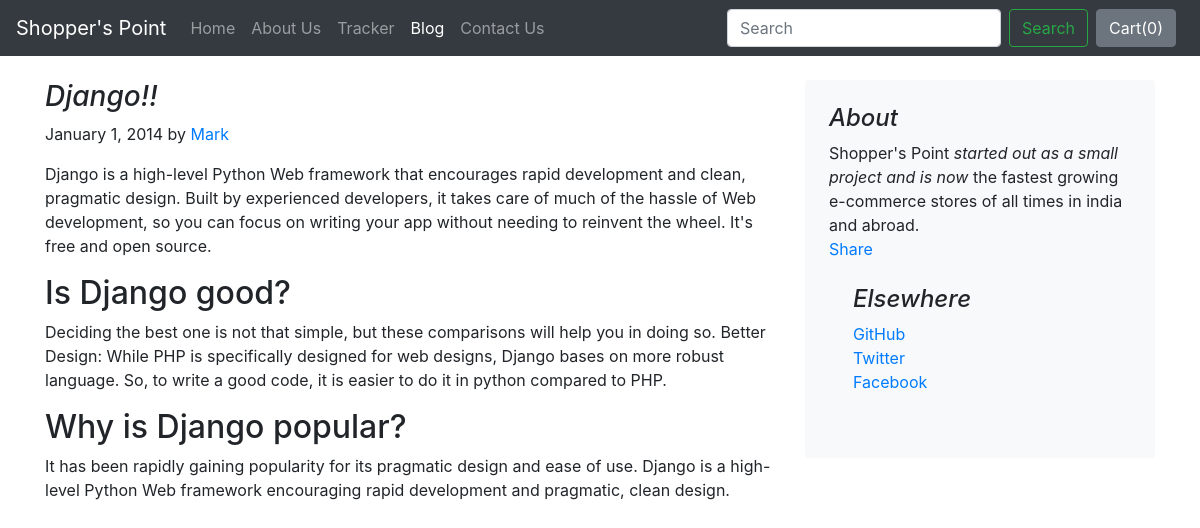
Page /blog/postblog/2 on the committed database.
### blog/models.py (models this page shows)
class Blogpost(models.Model):
    post_id = models.AutoField(primary_key=True)
    title = models.CharField(max_length=50)
    head0 = models.CharField(max_length=500, default="")
    chead0 = models.CharField(max_length=5000, default="")
    head1 = models.CharField(max_length=500, default="")
    chead1 = models.CharField(max_length=5000, default="")
    head2 = models.CharField(max_length=500, default="")
    chead2 = models.CharField(max_length=5000, default="")
    pub_date = models.DateField()
    thumbnail = models.ImageField(upload_to='shop/images', default="")
    def __str__(self):
        return self.title

### blog/views.py (the view)
# urls.py: path("postblog/<int:id>", views.blogpost, name="blogPost"),
def blogpost(request, id):
    post = Blogpost.objects.filter(post_id = id)[0]
    print(post)
    return render(request, 'blog/blogpost.html',
                  {'post':post})

### blog/templates/blog/blogpost.html (shortened to what this page needs)
{% extends 'blog/basic.html' %}
{% block body %}
<div class="container">
    <div class="row mt-4">
        <div class="col-md-8 blog-main">
            <h3 class="font-italic">
                {{post.title}}
            </h3>
            <div class="blog-post">
                <p class="blog-post-meta">January 1, 2014 by <a href="#">Mark</a></p>
                <p>{{post.chead0}}</p>
                <h2>{{post.head1}}</h2>
                <p>{{post.chead1}}</p>
                <h2>{{post.head2}}</h2>
                <p>{{post.chead2}}</p>
            </div>
        </div>
        <aside class="col-md-4 blog-sidebar">
            <div class="p-4 mb-3 bg-light rounded">
                <h4 class="font-italic">About</h4>
                <p class="mb-0">Shopper's Point <em>started out as a small project and is now</em> the fastest growing e-commerce stores of all times in india and abroad.</p>
                <div class="fb-share-button" data-href="http://127.0.0.1:8000/blog/postblog/{{post.post_id}}" data-layout="button_count" data-size="small"><a target="_blank" href="https://www.facebook.com/sharer/sharer.php?u=http%3A%2F%2F127.0.0.1%3A8000%2Fblog%2Fpostblog%2F&amp;src=sdkpreparse" class="fb-xfbml-parse-ignore">Share</a></div>
            <div class="p-4">
                <h4 class="font-italic">Elsewhere</h4>
                <ol class="list-unstyled">
                    <li><a href="#">GitHub</a></li>
                    <li><a href="#">Twitter</a></li>
                    <li><a href="#">Facebook</a></li>
                </ol>
            </div>
        </aside>
    </div>
</div>
{% endblock %}

### rows in the picture
Blogpost: title "Django!!", chead0 "Django is a high-level Python Web framework that encourages rapid development and clean, pragmatic design. Built by experienced developers, it takes care of much of the hassle of Web development, so you can focus on writing your app without needing to reinvent the wheel. It's free and open source.", head1 "Is Django good?", chead1 "Deciding the best one is not that simple, but these comparisons will help you in doing so. Better Design: While PHP is specifically designed for web designs, Django bases on more robust language. So, to write a good code, it is easier to do it in python compared to PHP.", head2 "Why is Django popular?", chead2 "It has been rapidly gaining popularity for its pragmatic design and ease of use. Django is a high-level Python Web framework encouraging rapid development and pragmatic, clean design."
